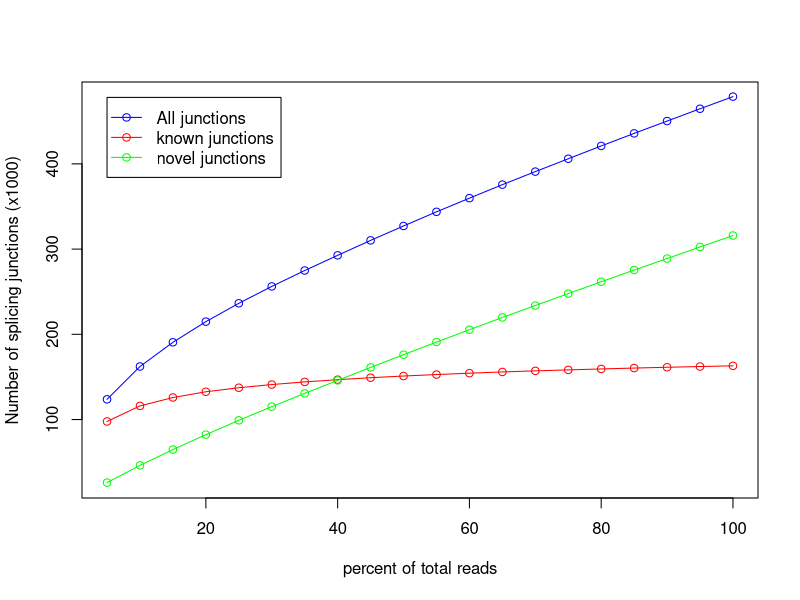

Write the R code that produced this figure.
pdf('CF91104.junctionSaturation_plot.pdf')
x=c(5,10,15,20,25,30,35,40,45,50,55,60,65,70,75,80,85,90,95,100)
y=c(97721,116020,125859,132588,137326,141051,144153,146747,149067,151055,152797,154393,155834,157114,158235,159368,160392,161333,162201,163011)
z=c(123723,162248,190640,214867,236415,256202,274865,292680,310240,327158,343734,359789,375645,390919,406006,421063,435808,450244,464711,478930)
w=c(26002,46228,64781,82279,99089,115151,130712,145933,161173,176103,190937,205396,219811,233805,247771,261695,275416,288911,302510,315919)
m=max(163,478,315)
n=min(97,123,26)
plot(x,z/1000,xlab='percent of total reads',ylab='Number of splicing junctions (x1000)',type='o',col='blue',ylim=c(n,m))
points(x,y/1000,type='o',col='red')
points(x,w/1000,type='o',col='green')
legend(5,478, legend=c("All junctions","known junctions", "novel junctions"),col=c("blue","red","green"),lwd=1,pch=1)
dev.off()
